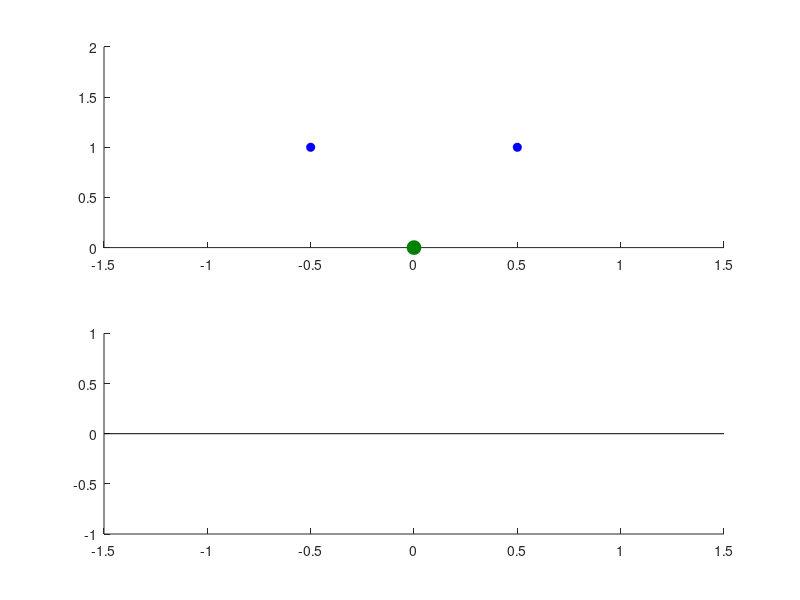

Here is the MATLAB script that generated this plot:
## -*- texinfo -*-
## @deftypefn  {Function File} {} galtonbox ( @var{LEVEL}, @var{BALLS}, @var{INTERVAL})
## Plot galton box.
## @var{LEVEL} means how many levels. ( Default: 1)
## @var{BALLS} means how many balls. ( Default: 1)
## @var{INTERVAL} means interval between each frame in seconds. If omitted or 0, no animation.

function galtonbox ( varargin)

    nargs = nargin;
    LEVEL = 1;
    BALLS = 1;
    INTERVAL = 0;

    % check LEVEL arg
    if nargs > 0
        LEVEL = varargin{1};
        if !is_positive_scalar_integer( LEVEL)
            error("galtonbox: LEVEL should be a positive integer");
        end
    end

    % check BALLS arg
    if nargs > 1
        BALLS = varargin{2};
        if !is_positive_scalar_integer( BALLS)
            error("galtonbox: BALLS should be a positive integer");
        end
    end

    % check INTERVAL arg
    if nargs > 2
        INTERVAL = varargin{3};
        if !is_positive_scalar_integer( INTERVAL)
            error("galtonbox: INTERVAL should be a positive integer");
        end
    end


    ballStartXPos = unitBallPositions( LEVEL, LEVEL);
    ballLastXPos = unitBallPositions( 1, LEVEL);
    assert( length( ballStartXPos) == 1);
    ballStartPos = [ ballStartXPos( 1) LEVEL];

    % Data for bar graph
    % barX is ballLastXPos
    barY = zeros( 1, length( ballLastXPos));

    % create a new figure
    fh = figure;

    % create box plot
    boxH = subplot( 2, 1, 1);
    hold( boxH, 'on');

    % plot levels
    pointInterval = 1;
    xAxisLim = plotLevels( boxH, LEVEL, pointInterval);
    % plot ball with ballPos
    darkGreen = [ 0 0.5 0];
    ballPos = ballStartPos;
    ballH = plot( boxH, ballPos( 1), ballPos( 2), 'o', ...
                    'MarkerFaceColor', darkGreen, 'MarkerEdgeColor', darkGreen, 'MarkerSize', 10);
    set( ballH, 'XDataSource', 'ballPos(1)');
    set( ballH, 'YDataSource', 'ballPos(2)');

    % create bar plot
    barAxesH = subplot( 2, 1, 2);
    hold( barAxesH, 'on');
    xlim( barAxesH, xAxisLim);
    barH = bar( ballLastXPos, barY);
    set( barH, 'YDataSource', 'barY');


    % simulate fall of balls
    for eacBall = 1:BALLS
        ballPos = ballStartPos;
        pause( 0.4);
        refreshdata( fh, 'caller'); 
        drawnow;
        while ballPos( 2) > 0
            ballPos = unitNextPosition( ballPos);
            pause( 0.4);
            refreshdata( fh, 'caller'); 
            drawnow;
        end
        assert( ballPos( 2) == 0);
        % update barY
        barYIdx = find( ballLastXPos == ballPos( 1));
        if !isempty( barYIdx)
            assert( isscalar( barYIdx));
            barY( barYIdx) += 1;
        end
    end
    
end


function tf = is_positive_scalar_integer( val)
    tf = isscalar( val) && isnumeric( val) && fix( val) == val && val > 0;
end


% return X limit of the graph
% SP: start point of the ball, in unit position
% FXP: final possible x positions of the ball, in unit position
function XLIM = plotLevels( AXH, LEVELS, POINT_INTERVAL)
    for level = LEVELS : -1 : 1;
        unitXPos = unitXPositions( level, LEVELS); 
        xPos = unitXPos .* POINT_INTERVAL;
        yPos = level .* POINT_INTERVAL;

        pointColor = 'b';
        if mod( level, 2) == 0
            pointColor = 'r';
        end

        plot( AXH, xPos, yPos, 'o', 'MarkerEdgeColor', pointColor, 'MarkerFaceColor', pointColor);
    end
    % set axis limit
    xPos = unitXPositions( 1, LEVELS) .* POINT_INTERVAL;
    xPosMin = xPos(1) - POINT_INTERVAL;
    xPosMax = xPos( end) + POINT_INTERVAL;
    yPosMin = 0;
    yPosMax = (LEVELS + 1) * POINT_INTERVAL;
    axis( [ xPosMin xPosMax yPosMin yPosMax]);
    XLIM = [ xPosMin xPosMax];
end


% return unit positions of points with given level and total level
function XPOS = unitXPositions( CUR_LEVEL, TOTAL_LEVEL)
    % unit x pos starts from 0
    unitLastXPos = TOTAL_LEVEL - CUR_LEVEL + 1;
    unitXPos = 0 : 1 : unitLastXPos;
    unitXPos -= unitLastXPos / 2;
    XPOS = unitXPos;
end

% return all possible unix X positions of a ball with given level and total level
function BPOS = unitBallPositions( CUR_LEVEL, TOTAL_LEVEL)
    unitXPos = unitXPositions( CUR_LEVEL, TOTAL_LEVEL);
    assert( length( unitXPos) >= 2, 'unitXPos must >= 2');
    % For adjacent x pos we calculate "( x0 + x1) / 2"
    adjXPos = [ unitXPos( 1 : (end - 1)) ; unitXPos( 2 : end)];
    BPOS = sum( adjXPos) / 2;
end

% update ball unit position, based on previous position.
function NPOS = unitNextPosition( CUR_POS)
    % get next position where the ball will go
    xPos = CUR_POS( 1);
    yPos = CUR_POS( 2);
    assert( yPos > 0, 'Y position must larger than 0');
    % update x position when yPos > 1
    if yPos > 1
        if rand() <= 0.5
            xPos -= 0.5;
        else
            xPos += 0.5;
        end
    end
    yPos -= 1;
    NPOS = [ xPos yPos];
end
